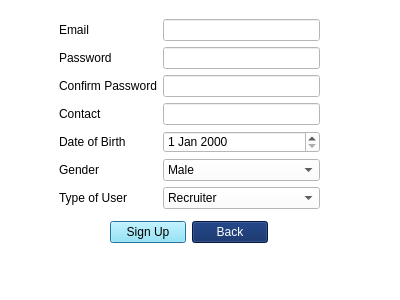
<?xml version="1.0" encoding="UTF-8"?>
<ui version="4.0">
 <class>signUp</class>
 <widget class="QDialog" name="signUp">
  <property name="geometry">
   <rect>
    <x>0</x>
    <y>0</y>
    <width>400</width>
    <height>300</height>
   </rect>
  </property>
  <property name="windowTitle">
   <string>Sign Up</string>
  </property>
  <property name="styleSheet">
   <string notr="true">background-color: rgb(255, 255, 255);</string>
  </property>
  <widget class="QWidget" name="formLayoutWidget">
   <property name="geometry">
    <rect>
     <x>59</x>
     <y>19</y>
     <width>261</width>
     <height>191</height>
    </rect>
   </property>
   <layout class="QFormLayout" name="signup_form">
    <item row="0" column="0">
     <widget class="QLabel" name="label_email">
      <property name="text">
       <string>Email</string>
      </property>
     </widget>
    </item>
    <item row="0" column="1">
     <widget class="QLineEdit" name="edit_email"/>
    </item>
    <item row="1" column="0">
     <widget class="QLabel" name="label_pass">
      <property name="text">
       <string>Password</string>
      </property>
     </widget>
    </item>
    <item row="1" column="1">
     <widget class="QLineEdit" name="edit_pass"/>
    </item>
    <item row="2" column="0">
     <widget class="QLabel" name="label_confPass">
      <property name="text">
       <string>Confirm Password</string>
      </property>
     </widget>
    </item>
    <item row="2" column="1">
     <widget class="QLineEdit" name="edit_confirmPass"/>
    </item>
    <item row="3" column="0">
     <widget class="QLabel" name="label_contact">
      <property name="text">
       <string>Contact</string>
      </property>
     </widget>
    </item>
    <item row="3" column="1">
     <widget class="QLineEdit" name="edit_contact"/>
    </item>
    <item row="4" column="0">
     <widget class="QLabel" name="label_DoB">
      <property name="text">
       <string>Date of Birth</string>
      </property>
     </widget>
    </item>
    <item row="4" column="1">
     <widget class="QDateEdit" name="dateEdit_DoB"/>
    </item>
    <item row="5" column="0">
     <widget class="QLabel" name="label_gender">
      <property name="text">
       <string>Gender</string>
      </property>
     </widget>
    </item>
    <item row="5" column="1">
     <widget class="QComboBox" name="comboBox_gender">
      <item>
       <property name="text">
        <string>Male</string>
       </property>
      </item>
      <item>
       <property name="text">
        <string>Female</string>
       </property>
      </item>
      <item>
       <property name="text">
        <string>Other</string>
       </property>
      </item>
     </widget>
    </item>
    <item row="6" column="0">
     <widget class="QLabel" name="label_type">
      <property name="text">
       <string>Type of User</string>
      </property>
     </widget>
    </item>
    <item row="6" column="1">
     <widget class="QComboBox" name="comboBox_type">
      <item>
       <property name="text">
        <string>Recruiter</string>
       </property>
      </item>
      <item>
       <property name="text">
        <string>Job Seeker</string>
       </property>
      </item>
     </widget>
    </item>
   </layout>
  </widget>
  <widget class="QWidget" name="layoutWidget">
   <property name="geometry">
    <rect>
     <x>110</x>
     <y>220</y>
     <width>158</width>
     <height>25</height>
    </rect>
   </property>
   <layout class="QHBoxLayout" name="buttons">
    <item>
     <widget class="QPushButton" name="signupButton">
      <property name="styleSheet">
       <string notr="true">background-color: rgb(131, 233, 255);</string>
      </property>
      <property name="text">
       <string>Sign Up</string>
      </property>
     </widget>
    </item>
    <item>
     <widget class="QPushButton" name="backButton">
      <property name="styleSheet">
       <string notr="true">background-color: rgb(2, 34, 94);
color: rgb(255, 255, 255);</string>
      </property>
      <property name="text">
       <string>Back</string>
      </property>
     </widget>
    </item>
   </layout>
  </widget>
 </widget>
 <resources/>
 <connections/>
</ui>
